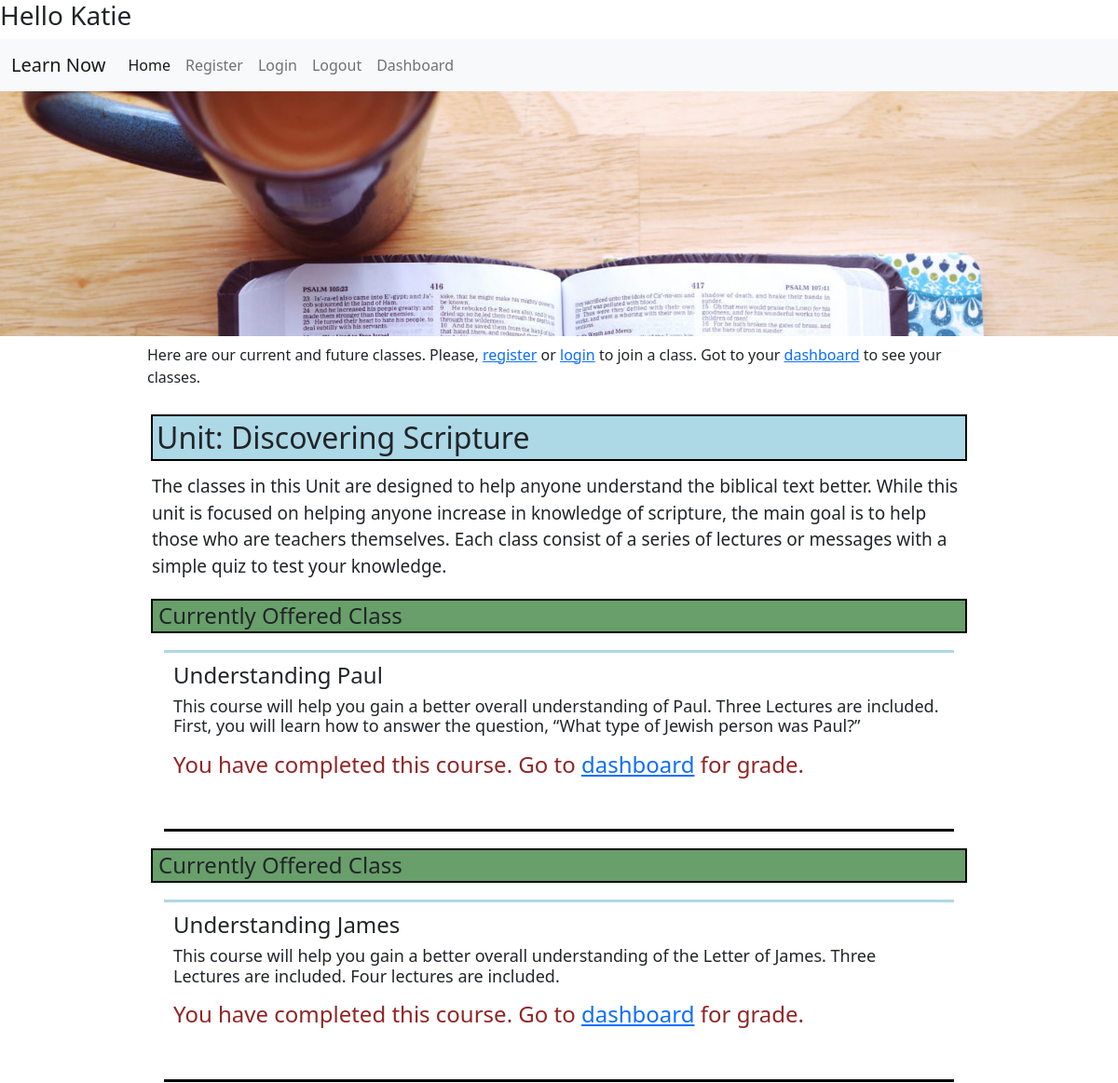
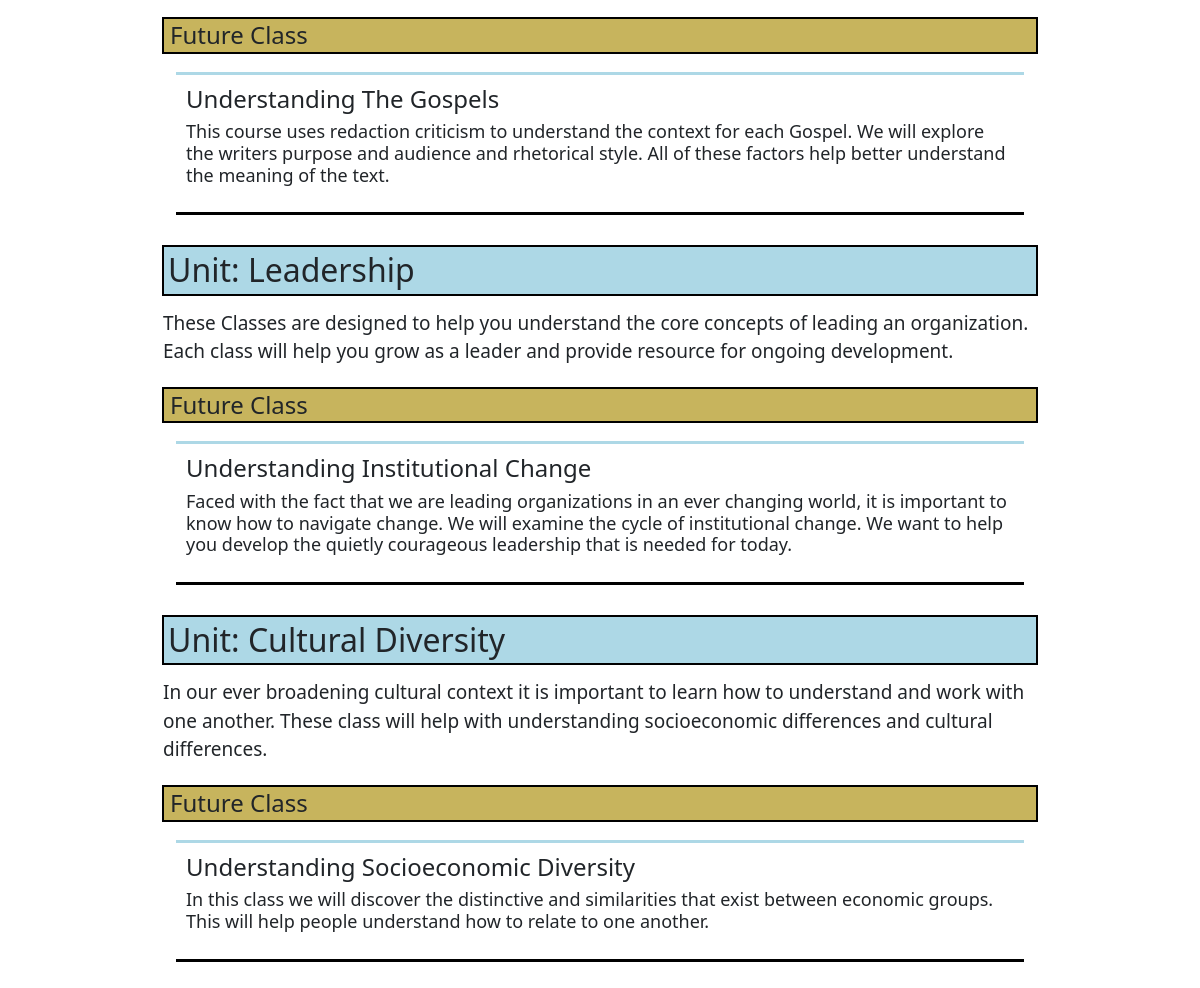
Page / (signed in) on the committed database (2 pictures, top to bottom).
### Learn_Now/models.py (models this page shows, shortened)
class Course_Unit(models.Model):
    unit_name = models.CharField(max_length=100)
    unit_discription = models.CharField(max_length=400)

class Course(models.Model):
    course_unit = models.ForeignKey("Course_Unit", on_delete=models.CASCADE, blank=True, null=True, default=None, related_name="course_unit")
    course_name = models.CharField(max_length=70)
    course_info = models.CharField(max_length=600, blank=True)
    num_assign = models.IntegerField(blank=True, default=3)
    intro_vid = models.URLField(max_length=220, blank=True)
    passed = models.BooleanField(blank=True, null=True)
    current = models.BooleanField(blank=True, null=True)
    future = models.BooleanField(blank=True, null=True)
    current_students = models.ManyToManyField(User, blank=True, related_name="current_students")
    students_completed = models.ManyToManyField(User, blank=True, related_name="students_completed")

### Learn_Now/views.py (the view)
# urls.py: path("", views.index, name="index"),
def index(request):
    if request.user.is_authenticated:
        user=request.user
        courses = Course.objects.all()
        user_started_courses = Started_class.objects.filter(students_enrolled=user)
        user_complet_courses = Completed_class.objects.filter(student_finished=user)
        units = Course_Unit.objects.all()
    else:
        courses = Course.objects.all()
        user=request.user
        user_started_courses = None
        user_complet_courses = None
        units = Course_Unit.objects.all()
    return render(request, "Learn_Now/index.html", {
        'user': user,
        'courses': courses,
        'user_st_courses': user_started_courses,
        'user_com_couses': user_complet_courses,
        'units': units,
    })

### Learn_Now/templates/Learn_Now/index.html (shortened to what this page needs)
{% extends "Learn_Now/layout.html" %}
{% load static %}
{% block body %}
<div class="unit-center">
    <p class="home_info">
        Here are our current and future classes.
        Please, <span><a href="{% url 'register' %}" class="link-primary">register</a></span> or <a href="{% url 'login' %}" class="link-primary">login</a>
        to join a class.
        Got to your <a href="{% url 'dashboard' %}">dashboard</a> to see your classes.
    </p>
    {% for unit in units %}
        <div class="unit_div">
        <h2 class="unit_title">Unit: {{unit.unit_name}}<h2>
        </div>
        <p class="lecture_description">
            {{unit.unit_discription}}
        </p>
        <div>
                {% if user.is_authenticated %}
                    {% for course in courses %}
                        {% if course.course_unit == unit %}
                            {% if course.current == True %}
                                <h4 class="course_status">Currently Offered Class<h4>
                                <div class="main_course_list">
                                    <h4 class="class_title">Understanding {{course.course_name}}</h4>
                                    <p class="class_discription">
                                        {{course.course_info}}
                                    </p>
                                    {% if user in course.current_students.all and user not in course.students_completed.all%}
                                        <p>You are taking this course</p>
                                        <a class="btn btn-primary" href="{% url 'course_page' course.id %}"  role="button">Resume</a>
                                        <br>
                                    {% elif user in course.students_completed.all %}
                                        <p class="course_finished">You have completed this course. Go to <a href="{% url 'dashboard' %}">dashboard<a> for grade.</p>
                                        <br>
                                    {% else %}
                                        <form>
                                            {% csrf_token %}
                                            <button id="join_Course_{{course.course_name}}" type="button" class="btn btn-outline-primary" data-course_id = {{course.id}} onclick="joinCourse('{{course.id}}')">Join</button>
                                        </form>
                                        <br>
                                    {% endif %}
                                </div>
                            {% elif course.future == True %}
                                <h4 class="future_status">Future Class<h4>
                                    <div class="main_course_list">
                                    <h4 class="class_title">Understanding {{course.course_name}}</h4>
                                    <p class="class_discription">
                                        {{course.course_info}}
                                    </p>
                                    </div>
                            {% endif %}
                        {% endif %}
                    {% endfor %}
                {% endif %}
        </div>
    {% endfor %}
</div>
{% endblock %}

### Learn_Now/static/Learn_Now/style1.css (style rules this page uses)
.lecture_description { padding: 5px; font-size: 19px; }
.unit-center { padding: 8px; display: block; margin-left: auto; margin-right: auto; width: 75%; }
.unit_title { padding: 4px; margin: 4px; border: black solid 2px; background-color: lightblue; }
.course_status { padding: 2px; padding-left: 6px; padding-right: 6px; margin: 4px; border: black solid 2px; background-color: rgb(104, 159, 106); }
.future_status { padding: 2px; padding-left: 6px; padding-right: 6px; margin: 4px; border: black solid 2px; background-color: rgb(199, 180, 93); }
.main_course_list { padding: 10px; border-top: solid lightblue; border-bottom: solid black; margin: 18px; }
.class_discription { font-size: 18px; }
.unit_div { padding-top: 8px; }
.course_finished { color: rgb(145, 37, 37); }

### rows in the picture
Course_Unit: unit_name "Discovering Scripture", unit_discription "The classes in this Unit are designed to help anyone understand the biblical text better. While this unit is focused on helping anyone increase in knowledge of scripture, the main goal is to help those who are teachers themselves. Each class consist of a series of lectures or messages with a simple quiz to test your knowledge."
Course: course_name "Paul", course_info "This course will help you gain a better overall understanding of Paul. Three Lectures are included. First, you will learn how to answer the question, “What type of Jewish person was Paul?”", shows "You have completed this course. Go to"
Course: course_name "James", course_info "This course will help you gain a better overall understanding of the Letter of James. Three Lectures are included. Four lectures are included.", shows "You have completed this course. Go to"
Course: course_name "The Gospels", course_info "This course uses redaction criticism to understand the context for each Gospel. We will explore the writers purpose and audience and rhetorical style. All of these factors help better understand the meaning of the text."
Course_Unit: unit_name "Leadership", unit_discription "These Classes are designed to help you understand the core concepts of leading an organization. Each class will help you grow as a leader and provide resource for ongoing development."
Course: course_name "Institutional Change", course_info "Faced with the fact that we are leading organizations in an ever changing world, it is important to know how to navigate change. We will examine the cycle of institutional change. We want to help you develop the quietly courageous leadership that is needed for today."
Course_Unit: unit_name "Cultural Diversity", unit_discription "In our ever broadening cultural context it is important to learn how to understand and work with one another. These class will help with understanding socioeconomic differences and cultural differences."
Course: course_name "Socioeconomic Diversity", course_info "In this class we will discover the distinctive and similarities that exist between economic groups. This will help people understand how to relate to one another."
